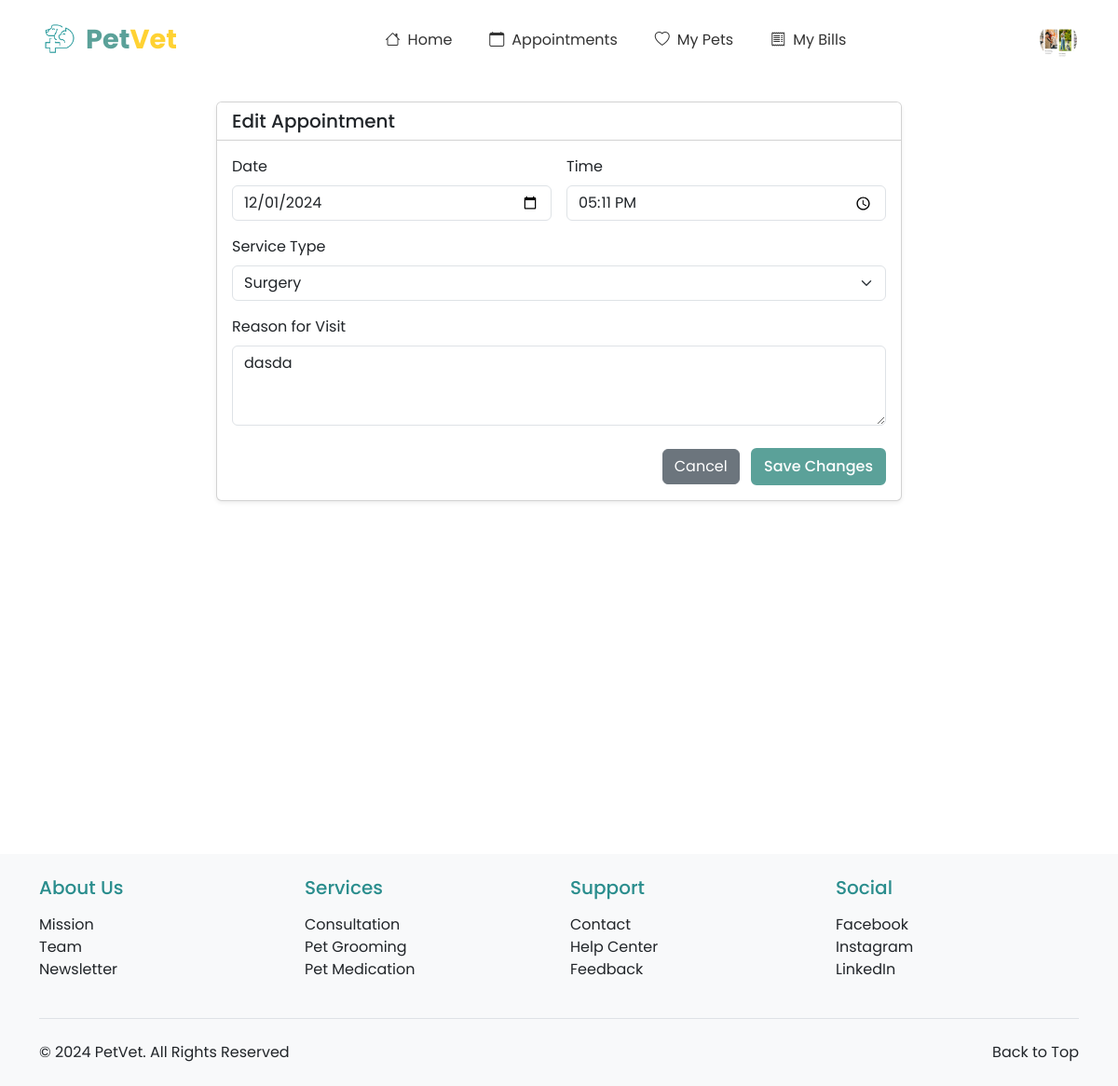
Screenshot of /appointments/appointment/9/edit/ (signed in) with the database file from the repository.
### registration_login/models.py (models this page shows, shortened)
class Profile(models.Model):
    PAYMENT_CHOICES = [
        ('CASH', 'Cash'),
        ('CARD', 'Credit/Debit Card'),
        ('GCASH', 'GCash'),
        ('MAYA', 'Maya'),
    ]
    ROLE_CHOICES = [
        ('OWNER', 'Pet Owner'),
        ('VET', 'Veterinarian'),
    ]
    user = models.OneToOneField(User, on_delete=models.CASCADE, primary_key=True)
    profile_picture = models.ImageField(upload_to='profile_pics/', default='profile_pics/profile.png')
    first_name = models.CharField(max_length=50)
    last_name = models.CharField(max_length=50)
    address = models.CharField(max_length=200, blank=True, null=True)
    contact_number = models.CharField(max_length=15, blank=True, null=True)
    preferred_payment = models.CharField(max_length=10, choices=PAYMENT_CHOICES, default='CASH')
    card_number = models.CharField(max_length=16, blank=True, null=True)
    card_expiry = models.CharField(max_length=5, blank=True, null=True)
    ewallet_number = models.CharField(max_length=15, blank=True, null=True)
    role = models.CharField(max_length=10, choices=ROLE_CHOICES, default='OWNER')
    phone_number = models.CharField(max_length=20, null=True, blank=True)
    created_at = models.DateTimeField(auto_now_add=True)
    updated_at = models.DateTimeField(auto_now=True)

### appointments/models.py (models this page shows, shortened)
class Appointment(models.Model):
    STATUS_CHOICES = [
        ('PENDING', 'Pending Approval'),
        ('APPROVED', 'Approved'),
        ('COMPLETED', 'Completed'),
        ('CANCELLED', 'Cancelled'),
        ('REJECTED', 'Rejected'),
    ]
    SERVICE_CHOICES = [
        ('CHECKUP', 'General Check-up'),
        ('VACCINATION', 'Vaccination'),
        ('SURGERY', 'Surgery'),
        ('GROOMING', 'Grooming'),
        ('DENTAL', 'Dental Care'),
        ('EMERGENCY', 'Emergency Care'),
    ]
    pet = models.ForeignKey(Pet, on_delete=models.CASCADE, related_name='appointments')
    owner = models.ForeignKey(Profile, on_delete=models.CASCADE, null=True)  # Making owner nullable
    veterinarian = models.ForeignKey(VeterinarianProfile, on_delete=models.SET_NULL, null=True, related_name='appointments')
    service_type = models.CharField(max_length=20, choices=SERVICE_CHOICES, default='CHECKUP')
    date = models.DateField()
    time = models.TimeField()
    reason = models.TextField(blank=True, null=True)
    status = models.CharField(max_length=20, choices=STATUS_CHOICES, default='PENDING')
    notes = models.TextField(blank=True, null=True)
    created_at = models.DateTimeField(auto_now_add=True)
    updated_at = models.DateTimeField(auto_now=True)
    class Meta:
        ordering = ['date', 'time']

### appointments/views.py (the view, shortened to what this page needs)
# urls.py: path('appointment/<int:appointment_id>/edit/', views.edit_appointment, name='edit_appointment'),
@login_required
def edit_appointment(request, appointment_id):
    appointment = get_object_or_404(Appointment, id=appointment_id)
    if request.user.profile != appointment.owner:
        messages.error(request, 'You do not have permission to edit this appointment.')
        return redirect('appointments:appointment_list')
    if appointment.status != 'PENDING':
        messages.error(request, 'Only pending appointments can be edited.')
        return redirect('appointments:appointment_list')
    context = {
        'appointment': appointment,
        'service_choices': Appointment.SERVICE_CHOICES,
    }
    return render(request, 'appointments/edit_appointment.html', context)

### appointments/templates/appointments/edit_appointment.html (shortened to what this page needs)
{% extends 'base.html' %}
{% load static %}
{% block content %}
<div class="container py-4">
    <div class="row justify-content-center">
        <div class="col-md-8">
            <div class="card shadow-sm">
                <div class="card-header bg-white">
                    <h5 class="mb-0">Edit Appointment</h5>
                </div>
                <div class="card-body">
                    <form method="post">
                        <div class="row g-3">
                            <div class="col-md-6">
                                <label for="date" class="form-label">Date</label>
                                <input type="date" class="form-control" id="date" name="date"
                                       value="{{ appointment.date|date:'Y-m-d' }}" required>
                            </div>
                            <div class="col-md-6">
                                <label for="time" class="form-label">Time</label>
                                <input type="time" class="form-control" id="time" name="time"
                                       value="{{ appointment.time|time:'H:i' }}" required>
                            </div>
                            <div class="col-12">
                                <label for="service_type" class="form-label">Service Type</label>
                                <select class="form-select" id="service_type" name="service_type" required>
                                    {% for value, label in service_choices %}
                                        <option value="{{ value }}" {% if appointment.service_type == value %}selected{% endif %}>
                                            {{ label }}
                                        </option>
                                    {% endfor %}
                                </select>
                            </div>
                            <div class="col-12">
                                <label for="reason" class="form-label">Reason for Visit</label>
                                <textarea class="form-control" id="reason" name="reason" rows="3">{{ appointment.reason }}</textarea>
                            </div>
                        </div>
                        <div class="mt-4 text-end">
                            <a href="{% url 'appointments:appointment_list' %}" class="btn btn-secondary me-2">Cancel</a>
                            <button type="submit" class="btn btn-theme-primary">Save Changes</button>
                        </div>
                    </form>
                </div>
            </div>
        </div>
    </div>
</div>
{% endblock %}

### appointments/templates/base.html (shortened to what this page needs)
<!DOCTYPE html>
<html lang="en">
<head>
    {% load static %}
    <link href="https://cdn.jsdelivr.net/npm/bootstrap@5.3.0/dist/css/bootstrap.min.css" rel="stylesheet">
    <link rel="stylesheet" href="https://cdn.jsdelivr.net/npm/bootstrap-icons@1.11.2/font/bootstrap-icons.css">
</head>
<body>
    <nav class="navbar navbar-expand-lg navbar-light bg-white">
        <div class="container-fluid">
            <a class="navbar-brand d-flex align-items-center" href="{% url 'homepage:index' %}">
                <img src="{% static 'images/toplogo.png' %}" alt="PetVet Logo" class="me-2">
                <span class="logo-text">
                    <span class="logo-text-pet">Pet</span><span class="logo-text-vet">Vet</span>
                </span>
            </a>
            <div class="collapse navbar-collapse justify-content-center" id="navbarNav">
                <ul class="navbar-nav">
                    {% if user.is_authenticated %}
                        {% if user.profile.role == 'VET' %}
                            <li class="nav-item">
                                <a class="nav-link {% block nav_dashboard %}{% endblock %}" href="{% url 'veterinarians:dashboard' %}">
                                    <i class="bi bi-speedometer2 nav-icon"></i>Dashboard
                                </a>
                            </li>
                            <li class="nav-item">
                                <a class="nav-link {% block nav_appointments %}{% endblock %}" href="{% url 'veterinarians:appointment_list' %}">
                                    <i class="bi bi-calendar-check nav-icon"></i>Appointments
                                </a>
                            </li>
                            <li class="nav-item">
                                <a class="nav-link {% block nav_medical_records %}{% endblock %}" href="{% url 'veterinarians:medical_records_list' %}">
                                    <i class="bi bi-file-medical nav-icon"></i>Medical Records
                                </a>
                            </li>
                            <li class="nav-item">
                                <a class="nav-link {% block nav_billing %}{% endblock %}" href="{% url 'veterinarians:billing_management' %}">
                                    <i class="bi bi-cash nav-icon"></i>Billing
                                </a>
                            </li>
                        {% else %}
                            <li class="nav-item">
                                <a class="nav-link {% if request.path == '/' %}active{% endif %}" href="{% url 'homepage:index' %}">
                                    <i class="bi bi-house nav-icon"></i>Home
                                </a>
                            </li>
                            <li class="nav-item">
                                <a class="nav-link {% block nav_appointments_owner %}{% endblock %}" href="{% url 'appointments:appointment_list' %}">
                                    <i class="bi bi-calendar nav-icon"></i>Appointments
                                </a>
                            </li>
                            <li class="nav-item">
                                <a class="nav-link {% block nav_pets %}{% endblock %}" href="{% url 'pet_registration:pet_list_by_owner' %}">
                                    <i class="bi bi-heart nav-icon"></i>My Pets
                                </a>
                            </li>
                            <li class="nav-item">
                                <a class="nav-link {% block nav_billings %}{% endblock %}" href="{% url 'billings:billing_list' %}">
                                    <i class="bi bi-receipt nav-icon"></i>My Bills
                                </a>
                            </li>
                        {% endif %}
                    {% endif %}
                </ul>
            </div>
            <div class="d-flex align-items-center">
                {% if user.is_authenticated %}
                    <div class="dropdown">
                        <img src="{{ user.profile.profile_picture.url }}" alt="Profile" class="profile-image" role="button" data-bs-toggle="dropdown" aria-expanded="false">
                    </div>
                {% else %}
                    <a href="{% url 'registration_login:my_login' %}" class="btn btn-auth-primary me-2">Login</a>
                    <a href="{% url 'registration_login:register' %}" class="btn btn-auth-outline">Register</a>
                {% endif %}
            </div>
        </div>
    </nav>
    <main>
        {% block content %}{% endblock %}
    </main>
    <footer class="bg-light py-4">
        <div class="container">
            <div class="row g-4">
                <div class="col-lg-3 col-md-6">
                    <h5 class="mb-3" style="color: #2A8D8D;">About Us</h5>
                    <ul class="list-unstyled">
                        <li><a href="{% url 'homepage:about_us' %}#mission" class="text-decoration-none text-dark">Mission</a></li>
                        <li><a href="{% url 'homepage:about_us' %}#team" class="text-decoration-none text-dark">Team</a></li>
                        <li><a href="{% url 'homepage:about_us' %}#newsletter" class="text-decoration-none text-dark">Newsletter</a></li>
                    </ul>
                </div>
                <div class="col-lg-3 col-md-6">
                    <h5 class="mb-3" style="color: #2A8D8D;">Services</h5>
                    <ul class="list-unstyled">
                        <li><a href="{% url 'homepage:index' %}#services" class="text-decoration-none text-dark">Consultation</a></li>
                        <li><a href="{% url 'homepage:index' %}#services" class="text-decoration-none text-dark">Pet Grooming</a></li>
                        <li><a href="{% url 'homepage:index' %}#services" class="text-decoration-none text-dark">Pet Medication</a></li>
                    </ul>
                </div>
                <div class="col-lg-3 col-md-6">
                    <h5 class="mb-3" style="color: #2A8D8D;">Support</h5>
                    <ul class="list-unstyled">
                        <li><a href="{% url 'homepage:about_us' %}#contact" class="text-decoration-none text-dark">Contact</a></li>
                        <li><a href="{% url 'homepage:about_us' %}#help" class="text-decoration-none text-dark">Help Center</a></li>
                        <li><a href="{% url 'homepage:about_us' %}#feedback" class="text-decoration-none text-dark">Feedback</a></li>
                    </ul>
                </div>
                <div class="col-lg-3 col-md-6">
                    <h5 class="mb-3" style="color: #2A8D8D;">Social</h5>
                    <ul class="list-unstyled">
                        <li><a href="https://facebook.com" target="_blank" class="text-decoration-none text-dark">Facebook</a></li>
                        <li><a href="https://instagram.com" target="_blank" class="text-decoration-none text-dark">Instagram</a></li>
                        <li><a href="https://linkedin.com" target="_blank" class="text-decoration-none text-dark">LinkedIn</a></li>
                    </ul>
                </div>
            </div>
            <div class="border-top mt-4 pt-4">
                <div class="container px-0">
                    <div class="row">
                        <div class="col-md">
                            <p class="mb-0 text-dark">&copy; 2024 PetVet. All Rights Reserved</p>
                        </div>
                        <div class="col-md text-md-end">
                            <a href="#" class="text-decoration-none text-dark" id="back-to-top">Back to Top</a>
                        </div>
                    </div>
                </div>
            </div>
        </div>
    </footer>
</body>
</html>

### appointments/templates/appointments/edit_appointment.html (style rules this page uses)
.btn-theme-primary { background-color: var(--primary-color); border: 2px solid var(--primary-color); color: white; font-weight: 500; transition: all 0.2s; }

### appointments/templates/base.html (style rules this page uses)
:root { --primary-color: #5BA199; --secondary-color: #FFD233; --light-cream: #FFF9EA; }
body { font-family: 'Poppins', sans-serif; min-height: 100vh; display: flex; flex-direction: column; }
main { min-height: 100vh; }
footer { margin-top: 2rem; }
.navbar { padding: 1rem 2rem; }
.navbar-brand img { height: 40px; }
.nav-link { color: #333; position: relative; padding: 0.5rem 1.5rem; margin: 0 0.5rem; }
.navbar-nav { gap: 0.5rem; }
.profile-image { width: 40px; height: 40px; border-radius: 50%; object-fit: cover; cursor: pointer; }
.logo-text { font-size: 1.8rem; font-weight: 700; }
.logo-text-pet { color: var(--primary-color); }
.logo-text-vet { color: var(--secondary-color); }
.nav-icon { margin-right: 0.5rem; }

### rows the page displays
Appointment: date "12/01/2024", time "17:11", service_type "Surgery", reason "dasda"
